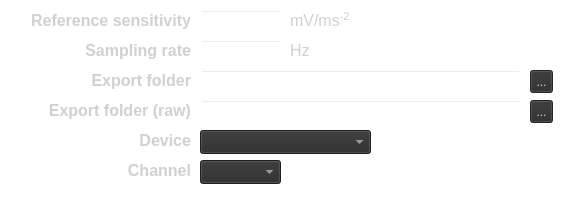
       <widget class="QWidget" name="widget_ref" native="true">
        <property name="geometry">
         <rect>
          <x>0</x>
          <y>180</y>
          <width>580</width>
          <height>221</height>
         </rect>
        </property>
        <property name="styleSheet">
         <string notr="true">background-color: rgba(0, 0, 0, 0);</string>
        </property>
        <widget class="QLabel" name="setting_export_ref_folder_label">
         <property name="geometry">
          <rect>
           <x>40</x>
           <y>70</y>
           <width>151</width>
           <height>21</height>
          </rect>
         </property>
         <property name="font">
          <font>
           <pointsize>12</pointsize>
           <bold>true</bold>
          </font>
         </property>
         <property name="layoutDirection">
          <enum>Qt::LeftToRight</enum>
         </property>
         <property name="styleSheet">
          <string notr="true">color: rgb(208, 208, 208);</string>
         </property>
         <property name="text">
          <string>Export folder</string>
         </property>
         <property name="alignment">
          <set>Qt::AlignRight|Qt::AlignTrailing|Qt::AlignVCenter</set>
         </property>
        </widget>
        <widget class="QLabel" name="settings_devie_label">
         <property name="geometry">
          <rect>
           <x>40</x>
           <y>130</y>
           <width>151</width>
           <height>21</height>
          </rect>
         </property>
         <property name="font">
          <font>
           <pointsize>12</pointsize>
           <bold>true</bold>
          </font>
         </property>
         <property name="layoutDirection">
          <enum>Qt::LeftToRight</enum>
         </property>
         <property name="styleSheet">
          <string notr="true">color: rgb(208, 208, 208);</string>
         </property>
         <property name="text">
          <string>Device</string>
         </property>
         <property name="alignment">
          <set>Qt::AlignRight|Qt::AlignTrailing|Qt::AlignVCenter</set>
         </property>
        </widget>
        <widget class="QLabel" name="settings_channel_label">
         <property name="geometry">
          <rect>
           <x>40</x>
           <y>160</y>
           <width>151</width>
           <height>21</height>
          </rect>
         </property>
         <property name="font">
          <font>
           <pointsize>12</pointsize>
           <bold>true</bold>
          </font>
         </property>
         <property name="layoutDirection">
          <enum>Qt::LeftToRight</enum>
         </property>
         <property name="styleSheet">
          <string notr="true">color: rgb(208, 208, 208);</string>
         </property>
         <property name="text">
          <string>Channel</string>
         </property>
         <property name="alignment">
          <set>Qt::AlignRight|Qt::AlignTrailing|Qt::AlignVCenter</set>
         </property>
        </widget>
        <widget class="QLabel" name="setting_sampl_rate_ref_label">
         <property name="geometry">
          <rect>
           <x>40</x>
           <y>30</y>
           <width>151</width>
           <height>41</height>
          </rect>
         </property>
         <property name="font">
          <font>
           <pointsize>12</pointsize>
           <bold>true</bold>
          </font>
         </property>
         <property name="layoutDirection">
          <enum>Qt::LeftToRight</enum>
         </property>
         <property name="styleSheet">
          <string notr="true">color: rgb(208, 208, 208);</string>
         </property>
         <property name="text">
          <string>Sampling rate</string>
         </property>
         <property name="alignment">
          <set>Qt::AlignRight|Qt::AlignTrailing|Qt::AlignVCenter</set>
         </property>
        </widget>
        <widget class="QComboBox" name="ref_device_comboBox">
         <property name="geometry">
          <rect>
           <x>200</x>
           <y>130</y>
           <width>171</width>
           <height>24</height>
          </rect>
         </property>
         <property name="styleSheet">
          <string notr="true">color: rgb(208, 208, 208);
border-color: rgb(208, 208, 208);
background-color: rgb(44, 44, 44);</string>
         </property>
        </widget>
        <widget class="QLineEdit" name="ref_sampling_rate_line">
         <property name="enabled">
          <bool>false</bool>
         </property>
         <property name="geometry">
          <rect>
           <x>200</x>
           <y>40</y>
           <width>81</width>
           <height>24</height>
          </rect>
         </property>
         <property name="styleSheet">
          <string notr="true">color: rgb(208, 208, 208);</string>
         </property>
         <property name="text">
          <string/>
         </property>
         <property name="alignment">
          <set>Qt::AlignRight|Qt::AlignTrailing|Qt::AlignVCenter</set>
         </property>
        </widget>
        <widget class="QLineEdit" name="ref_exp_folder_line">
         <property name="enabled">
          <bool>false</bool>
         </property>
         <property name="geometry">
          <rect>
           <x>200</x>
           <y>70</y>
           <width>321</width>
           <height>24</height>
          </rect>
         </property>
         <property name="styleSheet">
          <string notr="true">color: rgb(208, 208, 208);</string>
         </property>
        </widget>
        <widget class="QComboBox" name="ref_channel_comboBox">
         <property name="geometry">
          <rect>
           <x>200</x>
           <y>160</y>
           <width>81</width>
           <height>24</height>
          </rect>
         </property>
         <property name="styleSheet">
          <string notr="true">color: rgb(208, 208, 208);
border-color: rgb(208, 208, 208);
background-color: rgb(44, 44, 44);</string>
         </property>
        </widget>
        <widget class="QLabel" name="settings_export_raw_label">
         <property name="geometry">
          <rect>
           <x>0</x>
           <y>100</y>
           <width>191</width>
           <height>21</height>
          </rect>
         </property>
         <property name="font">
          <font>
           <pointsize>12</pointsize>
           <bold>true</bold>
          </font>
         </property>
         <property name="layoutDirection">
          <enum>Qt::LeftToRight</enum>
         </property>
         <property name="styleSheet">
          <string notr="true">color: rgb(208, 208, 208);</string>
         </property>
         <property name="text">
          <string>Export folder (raw)</string>
         </property>
         <property name="alignment">
          <set>Qt::AlignRight|Qt::AlignTrailing|Qt::AlignVCenter</set>
         </property>
        </widget>
        <widget class="QLineEdit" name="ref_exp_folder_raw_line">
         <property name="enabled">
          <bool>false</bool>
         </property>
         <property name="geometry">
          <rect>
           <x>200</x>
           <y>100</y>
           <width>321</width>
           <height>24</height>
          </rect>
         </property>
         <property name="styleSheet">
          <string notr="true">color: rgb(208, 208, 208);</string>
         </property>
        </widget>
        <widget class="QToolButton" name="ref_exp_fold_btn">
         <property name="enabled">
          <bool>false</bool>
         </property>
         <property name="geometry">
          <rect>
           <x>530</x>
           <y>70</y>
           <width>23</width>
           <height>23</height>
          </rect>
         </property>
         <property name="styleSheet">
          <string notr="true">color: rgb(208, 208, 208);
border-color: rgb(208, 208, 208);
background-color: rgb(44, 44, 44);</string>
         </property>
         <property name="text">
          <string>...</string>
         </property>
        </widget>
        <widget class="QLabel" name="settings_hz1_label">
         <property name="geometry">
          <rect>
           <x>290</x>
           <y>40</y>
           <width>61</width>
           <height>21</height>
          </rect>
         </property>
         <property name="font">
          <font>
           <pointsize>12</pointsize>
          </font>
         </property>
         <property name="styleSheet">
          <string notr="true">color: rgb(208, 208, 208);</string>
         </property>
         <property name="text">
          <string>Hz</string>
         </property>
        </widget>
        <widget class="QToolButton" name="ref_export_fold_raw_btn">
         <property name="enabled">
          <bool>false</bool>
         </property>
         <property name="geometry">
          <rect>
           <x>530</x>
           <y>100</y>
           <width>23</width>
           <height>23</height>
          </rect>
         </property>
         <property name="styleSheet">
          <string notr="true">color: rgb(208, 208, 208);
border-color: rgb(208, 208, 208);
background-color: rgb(44, 44, 44);</string>
         </property>
         <property name="text">
          <string>...</string>
         </property>
        </widget>
        <widget class="QLabel" name="settings_ref_cal_sens_label">
         <property name="geometry">
          <rect>
           <x>0</x>
           <y>10</y>
           <width>191</width>
           <height>21</height>
          </rect>
         </property>
         <property name="font">
          <font>
           <pointsize>12</pointsize>
           <bold>true</bold>
          </font>
         </property>
         <property name="layoutDirection">
          <enum>Qt::LeftToRight</enum>
         </property>
         <property name="styleSheet">
          <string notr="true">color: rgb(208, 208, 208);</string>
         </property>
         <property name="text">
          <string>Reference sensitivity</string>
         </property>
         <property name="alignment">
          <set>Qt::AlignRight|Qt::AlignTrailing|Qt::AlignVCenter</set>
         </property>
        </widget>
        <widget class="QLineEdit" name="calib_ref_sensitivity_line">
         <property name="enabled">
          <bool>false</bool>
         </property>
         <property name="geometry">
          <rect>
           <x>200</x>
           <y>10</y>
           <width>81</width>
           <height>24</height>
          </rect>
         </property>
         <property name="styleSheet">
          <string notr="true">color: rgb(208, 208, 208);</string>
         </property>
         <property name="text">
          <string/>
         </property>
         <property name="alignment">
          <set>Qt::AlignRight|Qt::AlignTrailing|Qt::AlignVCenter</set>
         </property>
        </widget>
        <widget class="QLabel" name="settings_hz1_label_2">
         <property name="geometry">
          <rect>
           <x>290</x>
           <y>10</y>
           <width>61</width>
           <height>21</height>
          </rect>
         </property>
         <property name="font">
          <font>
           <pointsize>12</pointsize>
          </font>
         </property>
         <property name="mouseTracking">
          <bool>true</bool>
         </property>
         <property name="styleSheet">
          <string notr="true">color: rgb(208, 208, 208);</string>
         </property>
         <property name="text">
          <string>&lt;html&gt;&lt;head/&gt;&lt;body&gt;&lt;p&gt;mV/ms&lt;span style=&quot; vertical-align:super;&quot;&gt;-2&lt;/span&gt;&lt;/p&gt;&lt;/body&gt;&lt;/html&gt;</string>
         </property>
        </widget>
       </widget>
